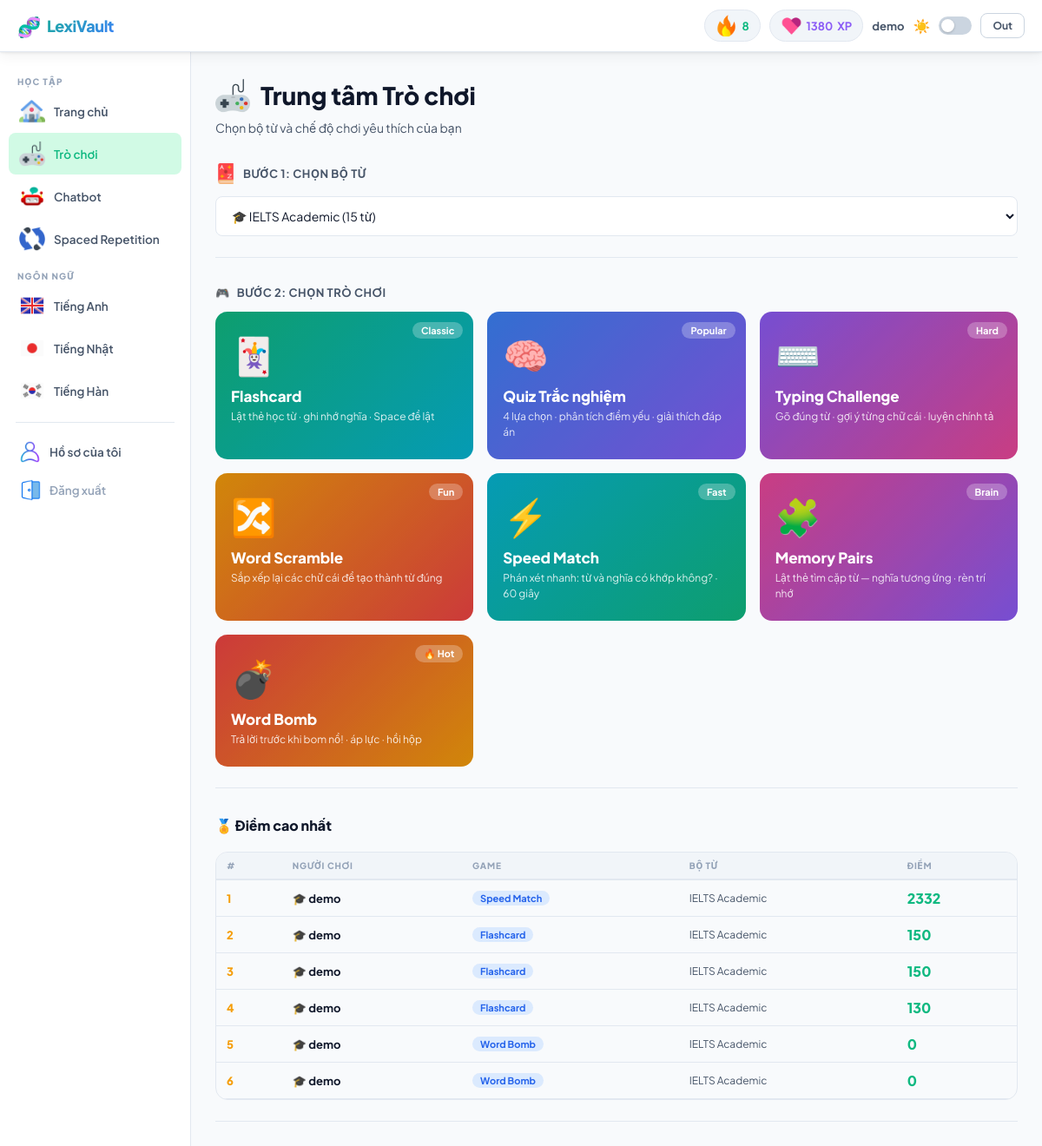
The app's page /games (signed in) with its own data.
### tables this page shows
CREATE TABLE users (
        id INTEGER PRIMARY KEY AUTOINCREMENT,
        username TEXT UNIQUE NOT NULL,
        password TEXT NOT NULL,
        email TEXT,
        role TEXT DEFAULT 'user',
        is_active INTEGER DEFAULT 1,
        xp INTEGER DEFAULT 0,
        gems INTEGER DEFAULT 100,
        streak INTEGER DEFAULT 0,
        max_streak INTEGER DEFAULT 0,
        last_study DATE,
        avatar TEXT DEFAULT '🧑',
        created_at DATETIME DEFAULT CURRENT_TIMESTAMP
    );

CREATE TABLE game_scores (
        id INTEGER PRIMARY KEY AUTOINCREMENT,
        user_id INTEGER NOT NULL,
        deck_id INTEGER,
        game TEXT NOT NULL,
        score INTEGER DEFAULT 0,
        duration_sec INTEGER DEFAULT 0,
        xp_earned INTEGER DEFAULT 0,
        created_at DATETIME DEFAULT CURRENT_TIMESTAMP
    );

CREATE TABLE decks (
        id INTEGER PRIMARY KEY AUTOINCREMENT,
        name TEXT NOT NULL,
        description TEXT,
        language TEXT DEFAULT 'en',
        level TEXT DEFAULT 'beginner',
        category TEXT DEFAULT 'general',
        emoji TEXT DEFAULT '📚',
        color TEXT DEFAULT '#2ECC71',
        is_public INTEGER DEFAULT 1,
        download_count INTEGER DEFAULT 0,
        word_count INTEGER DEFAULT 0,
        created_by INTEGER,
        created_at DATETIME DEFAULT CURRENT_TIMESTAMP
    );

### app.py (the view)
@app.route('/games')
@login_required
def games_hub():
    u = me()
    conn = get_db()
    my_decks = conn.execute("""
        SELECT d.* FROM decks d JOIN user_decks ud ON d.id=ud.deck_id AND ud.user_id=?
    """, (u['id'],)).fetchall()
    top_scores = conn.execute("""
        SELECT gs.game, gs.score, gs.created_at, u.username, u.avatar, d.name as dname
        FROM game_scores gs JOIN users u ON gs.user_id=u.id
        LEFT JOIN decks d ON gs.deck_id=d.id
        ORDER BY gs.score DESC LIMIT 20
    """).fetchall()
    conn.close()
    return render_template('games_hub.html', u=dict(u),
                           my_decks=[dict(d) for d in my_decks],
                           top_scores=[dict(r) for r in top_scores])

### app.py (called while the page is built)
def get_db():
    conn = sqlite3.connect(DB)
    conn.row_factory = sqlite3.Row
    return conn

def login_required(f):
    @functools.wraps(f)
    def w(*a, **kw):
        if 'uid' not in session: return redirect(url_for('login'))
        return f(*a, **kw)
    return w

def me():
    if 'uid' not in session: return None
    conn = get_db()
    u = conn.execute("SELECT * FROM users WHERE id=?", (session['uid'],)).fetchone()
    conn.close()
    return u

@app.context_processor
def helpers():
    def lang_label(code): return {'en': '🇬🇧 Anh', 'ja': '🇯🇵 Nhật', 'ko': '🇰🇷 Hàn', 'fr': '🇫🇷 Pháp'}.get(code, code)
    def level_label(l): return {'beginner': 'Cơ bản', 'intermediate': 'Trung cấp', 'advanced': 'Nâng cao'}.get(l, l)
    def mode_label(m): return {'flashcard': 'Flashcard', 'quiz': 'Quiz', 'typing': 'Typing', 'scramble': 'Scramble',
                               'speedmatch': 'Speed Match', 'memorypairs': 'Memory Pairs', 'wordbomb': 'Word Bomb'}.get(
        m, m)
    def cover_bg(lang, color):
        return f"background:{color};"
    return dict(lang_label=lang_label, level_label=level_label, mode_label=mode_label, cover_bg=cover_bg)

### templates/games_hub.html (shortened to what this page needs)
{% extends "base.html" %}
{% block content %}
<div style="margin-bottom:32px;">
  <div style="font-size:28px;font-weight:900;margin-bottom:8px;display:flex;align-items:center;gap:12px;">
    <img src="/static/icons/game.png" width="40" style="margin-top:2px;">
    <span>Trung tâm Trò chơi</span>
  </div>
  <div style="color:var(--text2);font-size:14px;">Chọn bộ từ và chế độ chơi yêu thích của bạn</div>
</div>
<div class="section-wrapper" style="margin-bottom:32px;">
  <div style="margin-bottom:14px;">
    <label style="font-size:13px;font-weight:700;color:var(--text2);display:flex;align-items:center;gap:8px;margin-bottom:10px;text-transform:uppercase;letter-spacing:0.5px;">
      <img src="/static/icons/vocab.png" width="24">
      <span>Bước 1: Chọn bộ từ</span>
    </label>
  </div>
  <select id="deck-sel" onchange="updateGameLinks()" style="padding:12px 14px;border:1.5px solid var(--border);border-radius:var(--r-sm);font-family:inherit;font-size:14px;background:var(--surface);color:var(--text);outline:none;width:100%;max-width:100%;">
    {% for d in my_decks %}
    <option value="{{ d.id }}">{{ d.emoji }} {{ d.name }} ({{ d.word_count }} từ)</option>
    {% endfor %}
  </select>
</div>
<div class="section-wrapper" style="margin-bottom:32px;">
  <div style="margin-bottom:14px;">
    <label style="font-size:13px;font-weight:700;color:var(--text2);display:flex;align-items:center;gap:8px;text-transform:uppercase;letter-spacing:0.5px;">
      <span>🎮</span>
      <span>Bước 2: Chọn trò chơi</span>
    </label>
  </div>
  <div class="game-grid" id="game-grid">
    <a class="game-card game-link" data-game="flashcard" href="#" style="background:linear-gradient(135deg,#10B981,#06B6D4);">
      <div class="game-ico">🃏</div>
      <div class="game-name">Flashcard</div>
      <div class="game-desc">Lật thẻ học từ · ghi nhớ nghĩa · Space để lật</div>
      <span class="game-badge">Classic</span>
    </a>
    <a class="game-card game-link" data-game="quiz" href="#" style="background:linear-gradient(135deg,#3B82F6,#8B5CF6);">
      <div class="game-ico">🧠</div>
      <div class="game-name">Quiz Trắc nghiệm</div>
      <div class="game-desc">4 lựa chọn · phân tích điểm yếu · giải thích đáp án</div>
      <span class="game-badge">Popular</span>
    </a>
    <a class="game-card game-link" data-game="typing" href="#" style="background:linear-gradient(135deg,#8B5CF6,#EC4899);">
      <div class="game-ico">⌨️</div>
      <div class="game-name">Typing Challenge</div>
      <div class="game-desc">Gõ đúng từ · gợi ý từng chữ cái · luyện chính tả</div>
      <span class="game-badge">Hard</span>
    </a>
    <a class="game-card game-link" data-game="scramble" href="#" style="background:linear-gradient(135deg,#F59E0B,#EF4444);">
      <div class="game-ico">🔀</div>
      <div class="game-name">Word Scramble</div>
      <div class="game-desc">Sắp xếp lại các chữ cái để tạo thành từ đúng</div>
      <span class="game-badge">Fun</span>
    </a>
    <a class="game-card game-link" data-game="speedmatch" href="#" style="background:linear-gradient(135deg,#06B6D4,#10B981);">
      <div class="game-ico">⚡</div>
      <div class="game-name">Speed Match</div>
      <div class="game-desc">Phán xét nhanh: từ và nghĩa có khớp không? · 60 giây</div>
      <span class="game-badge">Fast</span>
    </a>
    <a class="game-card game-link" data-game="memorypairs" href="#" style="background:linear-gradient(135deg,#EC4899,#8B5CF6);">
      <div class="game-ico">🧩</div>
      <div class="game-name">Memory Pairs</div>
      <div class="game-desc">Lật thẻ tìm cặp từ — nghĩa tương ứng · rèn trí nhớ</div>
      <span class="game-badge">Brain</span>
    </a>
    <a class="game-card game-link" data-game="wordbomb" href="#" style="background:linear-gradient(135deg,#EF4444,#F59E0B);">
      <div class="game-ico">💣</div>
      <div class="game-name">Word Bomb</div>
      <div class="game-desc">Trả lời trước khi bom nổ! · áp lực · hồi hộp</div>
      <span class="game-badge">🔥 Hot</span>
    </a>
  </div>
</div>
{% if top_scores %}
<div class="section-wrapper">
  <div class="sec-title" style="margin-bottom:20px;">🏅 Điểm cao nhất</div>
  <div class="t-wrap">
  <table class="atable">
    <thead><tr><th>#</th><th>Người chơi</th><th>Game</th><th>Bộ từ</th><th>Điểm</th></tr></thead>
    <tbody>
    {% for s in top_scores[:10] %}
    <tr>
      <td style="font-weight:800;color:var(--orange);">{{ loop.index }}</td>
      <td>{{ s.avatar }} <strong>{{ s.username }}</strong></td>
      <td><span class="badge" style="background:var(--blue-lt);color:var(--blue-dk);">{{ mode_label(s.game) }}</span></td>
      <td style="font-size:12px;color:var(--text2);">{{ s.dname or '—' }}</td>
      <td style="font-weight:900;color:var(--green);font-size:16px;">{{ s.score }}</td>
    </tr>
    {% endfor %}
    </tbody>
  </table>
  </div>
</div>
{% endif %}
{% endblock %}

### templates/base.html (shortened to what this page needs)
<!DOCTYPE html>
<html lang="vi" data-theme="light">
<head>
  <link rel="stylesheet" href="https://cdnjs.cloudflare.com/ajax/libs/font-awesome/6.5.0/css/all.min.css">
<link rel="stylesheet" href="/static/css/main.css">
</head>
<body>
<nav class="nav">
  <a href="/" class="nav-logo"><span class="ico">🧬</span> LexiVault</a>
  <div class="nav-r">
    <div class="pill g"><img src="/static/icons/fire.png" width="25"> <span id="ns">{{ u.streak }}</span></div>
    <div class="pill p"><img src="/static/icons/heart.png" width="25"><span id="nx">{{ u.xp }}</span> XP</div>
    <span style="font-weight:700;font-size:13px;color:var(--text2);">{{ u.username }}</span>
    <span id="ti" style="font-size:16px;cursor:pointer;" onclick="togT()">☀</span>
    <button class="theme-tog" onclick="togT()" aria-label="Theme"></button>
    <a href="/logout" class="btn btn-ghost btn-sm">Out</a>
  </div>
</nav>
<div class="layout">
  <aside class="sidebar">
    <div class="s-sec">Học tập</div>
    <a href="/" class="s-link {% if request.path=='/' and request.args.get('lang') is none %}active{% endif %}">
        <img src="/static/icons/home.png" width="30"> Trang chủ
    </a>
    <a href="/games" class="s-link {% if request.path=='/games' %}active{% endif %}">
        <img src="/static/icons/game.png" width="30"> Trò chơi
    </a>
    <a href="/chat" class="s-link {% if request.path=='/chat' %}active{% endif %}">
        <img src="/static/icons/chat.png" width="30"> Chatbot
    </a>
    <a href="/review" class="s-link {% if request.path=='/review' %}active{% endif %}">
        <img src="/static/icons/repeat.png" width="30"></i> Spaced Repetition
    </a>
    <div class="s-sec">Ngôn ngữ</div>
    <a href="/?lang=en" class="s-link {% if request.args.get('lang')=='en' %}active{% endif %}">
        <img src="/static/flags/gb.png" width="30"> Tiếng Anh
    </a>
    <a href="/?lang=ja" class="s-link {% if request.args.get('lang')=='ja' %}active{% endif %}">
        <img src="/static/flags/jp.png" width="30"> Tiếng Nhật
    </a>
    <a href="/?lang=ko" class="s-link {% if request.args.get('lang')=='ko' %}active{% endif %}">
        <img src="/static/flags/kr.png" width="30"> Tiếng Hàn
    </a>
    <div style="height:1px;background:var(--border);margin:12px 8px;"></div>
    <a href="/profile" class="s-link {% if request.path=='/profile' %}active{% endif %}">
        <img src="/static/icons/profile.png" width="25"></i> Hồ sơ của tôi
    </a>
    <a href="/logout" class="s-link" style="color:var(--text3);">
        <img src="/static/icons/logout.png" width="25"> Đăng xuất
    </a>
</aside>
  <main class="main">
    <div class="main-shell">
      {% block content %}{% endblock %}
    </div>
  </main>
</div>
</body>
</html>

### records on screen
users: streak "8", xp "1380", username "demo"
game_scores: avatar "🎓", username "demo", game "Speed Match", name "IELTS Academic", score "2332"
game_scores: avatar "🎓", username "demo", game "Flashcard", name "IELTS Academic", score "150"
game_scores: avatar "🎓", username "demo", game "Flashcard", name "IELTS Academic", score "150"
game_scores: avatar "🎓", username "demo", game "Flashcard", name "IELTS Academic", score "130"
game_scores: avatar "🎓", username "demo", game "Word Bomb", name "IELTS Academic", score "0"
game_scores: avatar "🎓", username "demo", game "Word Bomb", name "IELTS Academic", score "0"

### other values on screen
form field value "🎓 IELTS Academic (15 từ)"
